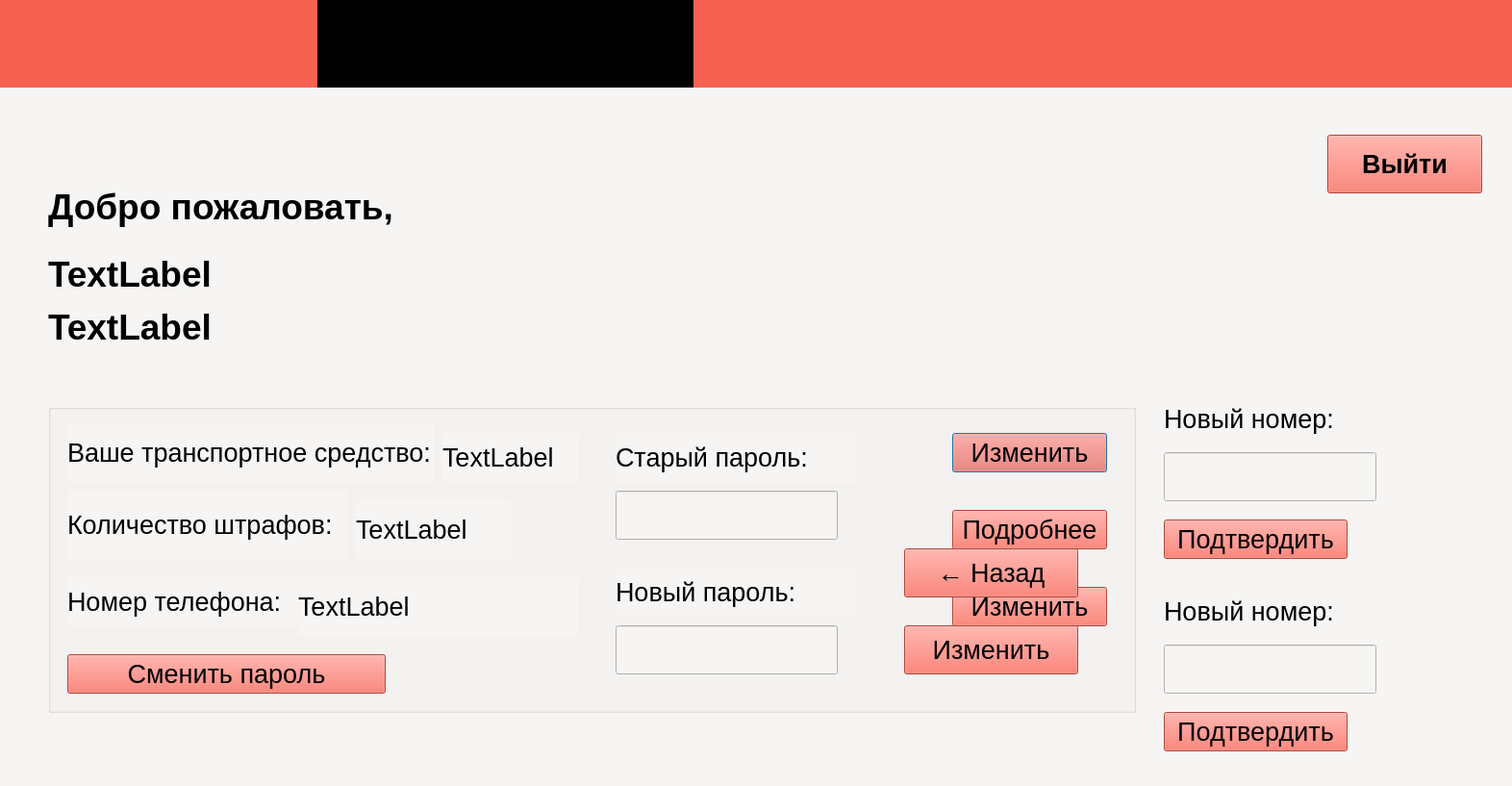
<?xml version="1.0" encoding="UTF-8"?>
<ui version="4.0">
 <class>account</class>
 <widget class="QDialog" name="account">
  <property name="geometry">
   <rect>
    <x>0</x>
    <y>0</y>
    <width>1572</width>
    <height>817</height>
   </rect>
  </property>
  <property name="windowTitle">
   <string>Dialog</string>
  </property>
  <property name="styleSheet">
   <string notr="true">background-color: rgb(246, 245, 244);</string>
  </property>
  <widget class="QWidget" name="widget" native="true">
   <property name="geometry">
    <rect>
     <x>0</x>
     <y>0</y>
     <width>1641</width>
     <height>91</height>
    </rect>
   </property>
   <property name="styleSheet">
    <string notr="true">background-color: rgb(246, 97, 81);</string>
   </property>
   <widget class="QWidget" name="widget_2" native="true">
    <property name="geometry">
     <rect>
      <x>330</x>
      <y>0</y>
      <width>391</width>
      <height>111</height>
     </rect>
    </property>
    <property name="styleSheet">
     <string notr="true">background-color: rgb(0, 0, 0);</string>
    </property>
   </widget>
  </widget>
  <widget class="QLabel" name="label">
   <property name="geometry">
    <rect>
     <x>50</x>
     <y>180</y>
     <width>451</width>
     <height>71</height>
    </rect>
   </property>
   <property name="styleSheet">
    <string notr="true">color: rgb(0, 0, 0);</string>
   </property>
   <property name="text">
    <string>&lt;html&gt;&lt;head/&gt;&lt;body&gt;&lt;p&gt;&lt;span style=&quot; font-size:28pt; font-weight:700;&quot;&gt;Добро пожаловать,&lt;/span&gt;&lt;/p&gt;&lt;/body&gt;&lt;/html&gt;</string>
   </property>
  </widget>
  <widget class="QLabel" name="nameLabel">
   <property name="geometry">
    <rect>
     <x>50</x>
     <y>260</y>
     <width>371</width>
     <height>51</height>
    </rect>
   </property>
   <property name="styleSheet">
    <string notr="true">color: rgb(0, 0, 0);</string>
   </property>
   <property name="text">
    <string>&lt;html&gt;&lt;head/&gt;&lt;body&gt;&lt;p&gt;&lt;span style=&quot; font-size:28pt; font-weight:700;&quot;&gt;TextLabel&lt;/span&gt;&lt;/p&gt;&lt;/body&gt;&lt;/html&gt;</string>
   </property>
  </widget>
  <widget class="QLabel" name="surnameLabel">
   <property name="geometry">
    <rect>
     <x>50</x>
     <y>310</y>
     <width>371</width>
     <height>61</height>
    </rect>
   </property>
   <property name="styleSheet">
    <string notr="true">color: rgb(0, 0, 0);</string>
   </property>
   <property name="text">
    <string>&lt;html&gt;&lt;head/&gt;&lt;body&gt;&lt;p&gt;&lt;span style=&quot; font-size:28pt; font-weight:700;&quot;&gt;TextLabel&lt;/span&gt;&lt;/p&gt;&lt;/body&gt;&lt;/html&gt;</string>
   </property>
  </widget>
  <widget class="QGroupBox" name="groupBox">
   <property name="geometry">
    <rect>
     <x>50</x>
     <y>420</y>
     <width>1131</width>
     <height>321</height>
    </rect>
   </property>
   <property name="title">
    <string/>
   </property>
   <widget class="QLabel" name="violationsLabel">
    <property name="geometry">
     <rect>
      <x>320</x>
      <y>100</y>
      <width>161</width>
      <height>61</height>
     </rect>
    </property>
    <property name="styleSheet">
     <string notr="true">color: rgb(0, 0, 0);
background-color: rgb(246, 245, 244);</string>
    </property>
    <property name="text">
     <string>&lt;html&gt;&lt;head/&gt;&lt;body&gt;&lt;p&gt;&lt;span style=&quot; font-size:20pt;&quot;&gt;TextLabel&lt;/span&gt;&lt;/p&gt;&lt;/body&gt;&lt;/html&gt;</string>
    </property>
   </widget>
   <widget class="QLabel" name="label_4">
    <property name="geometry">
     <rect>
      <x>20</x>
      <y>90</y>
      <width>291</width>
      <height>71</height>
     </rect>
    </property>
    <property name="styleSheet">
     <string notr="true">color: rgb(0, 0, 0);
background-color: rgb(246, 245, 244);</string>
    </property>
    <property name="text">
     <string>&lt;html&gt;&lt;head/&gt;&lt;body&gt;&lt;p&gt;&lt;span style=&quot; font-size:20pt;&quot;&gt;Количество штрафов:&lt;/span&gt;&lt;/p&gt;&lt;/body&gt;&lt;/html&gt;</string>
    </property>
   </widget>
   <widget class="QLabel" name="transportLabel">
    <property name="geometry">
     <rect>
      <x>410</x>
      <y>30</y>
      <width>141</width>
      <height>51</height>
     </rect>
    </property>
    <property name="styleSheet">
     <string notr="true">color: rgb(0, 0, 0);
background-color: rgb(246, 245, 244);</string>
    </property>
    <property name="text">
     <string>&lt;html&gt;&lt;head/&gt;&lt;body&gt;&lt;p&gt;&lt;span style=&quot; font-size:20pt;&quot;&gt;TextLabel&lt;/span&gt;&lt;/p&gt;&lt;/body&gt;&lt;/html&gt;</string>
    </property>
   </widget>
   <widget class="QLabel" name="label_3">
    <property name="geometry">
     <rect>
      <x>20</x>
      <y>20</y>
      <width>381</width>
      <height>61</height>
     </rect>
    </property>
    <property name="styleSheet">
     <string notr="true">color: rgb(0, 0, 0);
background-color: rgb(246, 245, 244);</string>
    </property>
    <property name="text">
     <string>&lt;html&gt;&lt;head/&gt;&lt;body&gt;&lt;p&gt;&lt;span style=&quot; font-size:20pt;&quot;&gt;Ваше транспортное средство:&lt;/span&gt;&lt;/p&gt;&lt;/body&gt;&lt;/html&gt;</string>
    </property>
   </widget>
   <widget class="QLabel" name="label_2">
    <property name="geometry">
     <rect>
      <x>20</x>
      <y>180</y>
      <width>311</width>
      <height>51</height>
     </rect>
    </property>
    <property name="styleSheet">
     <string notr="true">color: rgb(0, 0, 0);
background-color: rgb(246, 245, 244);</string>
    </property>
    <property name="text">
     <string>&lt;html&gt;&lt;head/&gt;&lt;body&gt;&lt;p&gt;&lt;span style=&quot; font-size:20pt;&quot;&gt;Номер телефона:&lt;/span&gt;&lt;/p&gt;&lt;/body&gt;&lt;/html&gt;</string>
    </property>
   </widget>
   <widget class="QLabel" name="phoneLabel">
    <property name="geometry">
     <rect>
      <x>260</x>
      <y>180</y>
      <width>291</width>
      <height>61</height>
     </rect>
    </property>
    <property name="styleSheet">
     <string notr="true">color: rgb(0, 0, 0);
background-color: rgb(246, 245, 244);</string>
    </property>
    <property name="text">
     <string>&lt;html&gt;&lt;head/&gt;&lt;body&gt;&lt;p&gt;&lt;span style=&quot; font-size:20pt;&quot;&gt;TextLabel&lt;/span&gt;&lt;/p&gt;&lt;/body&gt;&lt;/html&gt;</string>
    </property>
   </widget>
   <widget class="QPushButton" name="changeTS">
    <property name="geometry">
     <rect>
      <x>940</x>
      <y>30</y>
      <width>161</width>
      <height>41</height>
     </rect>
    </property>
    <property name="font">
     <font>
      <pointsize>20</pointsize>
      <bold>false</bold>
     </font>
    </property>
    <property name="styleSheet">
     <string notr="true">color: rgb(0, 0, 0);
background-color: rgb(246, 97, 81);</string>
    </property>
    <property name="text">
     <string>Изменить</string>
    </property>
   </widget>
   <widget class="QPushButton" name="changePhone">
    <property name="geometry">
     <rect>
      <x>940</x>
      <y>190</y>
      <width>161</width>
      <height>41</height>
     </rect>
    </property>
    <property name="font">
     <font>
      <pointsize>20</pointsize>
      <bold>false</bold>
     </font>
    </property>
    <property name="styleSheet">
     <string notr="true">color: rgb(0, 0, 0);
background-color: rgb(246, 97, 81);</string>
    </property>
    <property name="text">
     <string>Изменить</string>
    </property>
   </widget>
   <widget class="QPushButton" name="changePass">
    <property name="geometry">
     <rect>
      <x>20</x>
      <y>260</y>
      <width>331</width>
      <height>41</height>
     </rect>
    </property>
    <property name="font">
     <font>
      <pointsize>20</pointsize>
      <bold>false</bold>
     </font>
    </property>
    <property name="styleSheet">
     <string notr="true">color: rgb(0, 0, 0);
background-color: rgb(246, 97, 81);</string>
    </property>
    <property name="text">
     <string>Сменить пароль</string>
    </property>
   </widget>
   <widget class="QLabel" name="oldPassLabel">
    <property name="geometry">
     <rect>
      <x>590</x>
      <y>30</y>
      <width>251</width>
      <height>51</height>
     </rect>
    </property>
    <property name="styleSheet">
     <string notr="true">color: rgb(0, 0, 0);</string>
    </property>
    <property name="text">
     <string>&lt;html&gt;&lt;head/&gt;&lt;body&gt;&lt;p&gt;&lt;span style=&quot; font-size:20pt;&quot;&gt;Старый пароль:&lt;/span&gt;&lt;/p&gt;&lt;/body&gt;&lt;/html&gt;</string>
    </property>
   </widget>
   <widget class="QLineEdit" name="oldPassLine">
    <property name="geometry">
     <rect>
      <x>590</x>
      <y>90</y>
      <width>231</width>
      <height>51</height>
     </rect>
    </property>
    <property name="styleSheet">
     <string notr="true">color: rgb(0, 0, 0);</string>
    </property>
   </widget>
   <widget class="QLabel" name="newPassLabel">
    <property name="geometry">
     <rect>
      <x>590</x>
      <y>170</y>
      <width>251</width>
      <height>51</height>
     </rect>
    </property>
    <property name="styleSheet">
     <string notr="true">color: rgb(0, 0, 0);</string>
    </property>
    <property name="text">
     <string>&lt;html&gt;&lt;head/&gt;&lt;body&gt;&lt;p&gt;&lt;span style=&quot; font-size:20pt;&quot;&gt;Новый пароль:&lt;/span&gt;&lt;/p&gt;&lt;/body&gt;&lt;/html&gt;</string>
    </property>
   </widget>
   <widget class="QLineEdit" name="newPassLine">
    <property name="geometry">
     <rect>
      <x>590</x>
      <y>230</y>
      <width>231</width>
      <height>51</height>
     </rect>
    </property>
    <property name="styleSheet">
     <string notr="true">color: rgb(0, 0, 0);</string>
    </property>
   </widget>
   <widget class="QPushButton" name="changePass_2">
    <property name="geometry">
     <rect>
      <x>890</x>
      <y>230</y>
      <width>181</width>
      <height>51</height>
     </rect>
    </property>
    <property name="font">
     <font>
      <pointsize>20</pointsize>
      <bold>false</bold>
     </font>
    </property>
    <property name="styleSheet">
     <string notr="true">color: rgb(0, 0, 0);
background-color: rgb(246, 97, 81);</string>
    </property>
    <property name="text">
     <string>Изменить</string>
    </property>
   </widget>
   <widget class="QPushButton" name="back">
    <property name="geometry">
     <rect>
      <x>890</x>
      <y>150</y>
      <width>181</width>
      <height>51</height>
     </rect>
    </property>
    <property name="font">
     <font>
      <pointsize>20</pointsize>
      <bold>false</bold>
     </font>
    </property>
    <property name="styleSheet">
     <string notr="true">color: rgb(0, 0, 0);
background-color: rgb(246, 97, 81);</string>
    </property>
    <property name="text">
     <string>← Назад</string>
    </property>
   </widget>
   <widget class="QPushButton" name="goViolations">
    <property name="geometry">
     <rect>
      <x>940</x>
      <y>110</y>
      <width>161</width>
      <height>41</height>
     </rect>
    </property>
    <property name="font">
     <font>
      <pointsize>20</pointsize>
      <bold>false</bold>
     </font>
    </property>
    <property name="styleSheet">
     <string notr="true">color: rgb(0, 0, 0);
background-color: rgb(246, 97, 81);</string>
    </property>
    <property name="text">
     <string>Подробнее</string>
    </property>
   </widget>
  </widget>
  <widget class="QPushButton" name="returnToMain">
   <property name="geometry">
    <rect>
     <x>1380</x>
     <y>140</y>
     <width>161</width>
     <height>61</height>
    </rect>
   </property>
   <property name="font">
    <font>
     <pointsize>20</pointsize>
     <bold>true</bold>
    </font>
   </property>
   <property name="styleSheet">
    <string notr="true">color: rgb(0, 0, 0);
background-color: rgb(246, 97, 81);</string>
   </property>
   <property name="text">
    <string>Выйти</string>
   </property>
  </widget>
  <widget class="QLineEdit" name="newTSLine">
   <property name="geometry">
    <rect>
     <x>1210</x>
     <y>470</y>
     <width>221</width>
     <height>51</height>
    </rect>
   </property>
   <property name="styleSheet">
    <string notr="true">color: rgb(0, 0, 0);</string>
   </property>
  </widget>
  <widget class="QLabel" name="newTS">
   <property name="geometry">
    <rect>
     <x>1210</x>
     <y>420</y>
     <width>211</width>
     <height>31</height>
    </rect>
   </property>
   <property name="styleSheet">
    <string notr="true">color: rgb(0, 0, 0);</string>
   </property>
   <property name="text">
    <string>&lt;html&gt;&lt;head/&gt;&lt;body&gt;&lt;p&gt;&lt;span style=&quot; font-size:20pt;&quot;&gt;Новый номер:&lt;/span&gt;&lt;/p&gt;&lt;/body&gt;&lt;/html&gt;</string>
   </property>
  </widget>
  <widget class="QPushButton" name="changeTS_2">
   <property name="geometry">
    <rect>
     <x>1210</x>
     <y>540</y>
     <width>191</width>
     <height>41</height>
    </rect>
   </property>
   <property name="font">
    <font>
     <pointsize>20</pointsize>
     <bold>false</bold>
    </font>
   </property>
   <property name="styleSheet">
    <string notr="true">color: rgb(0, 0, 0);
background-color: rgb(246, 97, 81);</string>
   </property>
   <property name="text">
    <string>Подтвердить</string>
   </property>
  </widget>
  <widget class="QLabel" name="newPhone">
   <property name="geometry">
    <rect>
     <x>1210</x>
     <y>620</y>
     <width>211</width>
     <height>31</height>
    </rect>
   </property>
   <property name="styleSheet">
    <string notr="true">color: rgb(0, 0, 0);</string>
   </property>
   <property name="text">
    <string>&lt;html&gt;&lt;head/&gt;&lt;body&gt;&lt;p&gt;&lt;span style=&quot; font-size:20pt;&quot;&gt;Новый номер:&lt;/span&gt;&lt;/p&gt;&lt;/body&gt;&lt;/html&gt;</string>
   </property>
  </widget>
  <widget class="QLineEdit" name="newPhoneLine">
   <property name="geometry">
    <rect>
     <x>1210</x>
     <y>670</y>
     <width>221</width>
     <height>51</height>
    </rect>
   </property>
   <property name="styleSheet">
    <string notr="true">color: rgb(0, 0, 0);</string>
   </property>
  </widget>
  <widget class="QPushButton" name="changePhone_2">
   <property name="geometry">
    <rect>
     <x>1210</x>
     <y>740</y>
     <width>191</width>
     <height>41</height>
    </rect>
   </property>
   <property name="font">
    <font>
     <pointsize>20</pointsize>
     <bold>false</bold>
    </font>
   </property>
   <property name="styleSheet">
    <string notr="true">color: rgb(0, 0, 0);
background-color: rgb(246, 97, 81);</string>
   </property>
   <property name="text">
    <string>Подтвердить</string>
   </property>
  </widget>
 </widget>
 <resources/>
 <connections/>
</ui>
